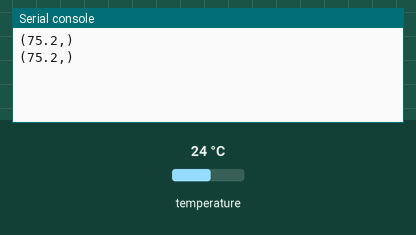
Simulated run of this program. Board: Circuit Playground running CircuitPython. Shown: the last lines printed to the serial console. The test bench sets the inputs (shaded band); at power-on: temperature 24 °C.

Above: at 1.2 s.
1.3 s: temperature set to 12 °C
At 2.6 s:
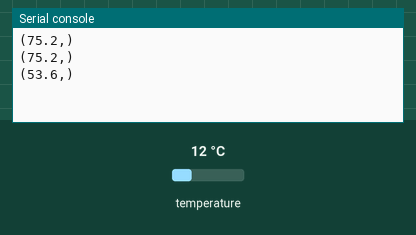
2.8 s: temperature set to 19 °C
At 3.8 s:
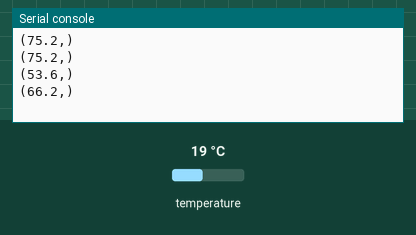
Timing chart, 0 to 5.8 s (numbered marks = the images above; inputs shaded):
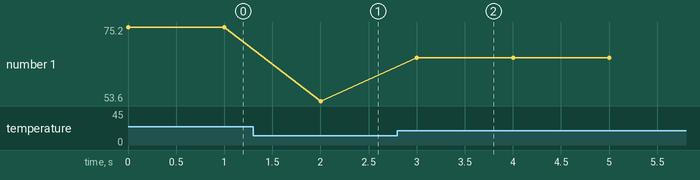

The program:

Temperature.py
```python
# Temperature Starter
import time
from adafruit_circuitplayground import cp

def temp():
    while True:
        c_temp = cp.temperature # sample the temperature
        f_temp = c_temp * 1.8 + 32 # Convert the temperature to Fahrenheit

        print((f_temp,)) # Display and plot the temperature

        time.sleep(1) # Waits for 1 second

def main():
    temp()

main()
```

Measured:
- after the input at 1.3 s, the serial console: prints a new line after 0.70 s (image 1)
- after the input at 2.8 s, the serial console: prints a new line after 0.20 s (image 2)
- plotted number 1: 75.2 → 53.6 after the input at 1.3 s, 53.6 → 66.2 after the input at 2.8 s
